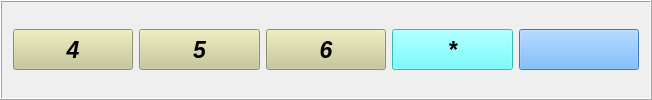
           <widget class="QFrame" name="fifthRowFrame">
            <property name="minimumSize">
             <size>
              <width>652</width>
              <height>59</height>
             </size>
            </property>
            <property name="frameShape">
             <enum>QFrame::Shape::Box</enum>
            </property>
            <property name="frameShadow">
             <enum>QFrame::Shadow::Raised</enum>
            </property>
            <layout class="QHBoxLayout" name="horizontalLayout_4">
             <item>
              <widget class="QPushButton" name="pushButton_four">
               <property name="minimumSize">
                <size>
                 <width>61</width>
                 <height>41</height>
                </size>
               </property>
               <property name="maximumSize">
                <size>
                 <width>16777215</width>
                 <height>16777215</height>
                </size>
               </property>
               <property name="font">
                <font>
                 <pointsize>17</pointsize>
                 <italic>true</italic>
                 <bold>true</bold>
                </font>
               </property>
               <property name="styleSheet">
                <string notr="true">background-color: rgb(199, 199, 148);</string>
               </property>
               <property name="text">
                <string>4</string>
               </property>
               <property name="shortcut">
                <string>4</string>
               </property>
              </widget>
             </item>
             <item>
              <widget class="QPushButton" name="pushButton_five">
               <property name="minimumSize">
                <size>
                 <width>61</width>
                 <height>41</height>
                </size>
               </property>
               <property name="maximumSize">
                <size>
                 <width>16777215</width>
                 <height>16777215</height>
                </size>
               </property>
               <property name="font">
                <font>
                 <pointsize>17</pointsize>
                 <italic>true</italic>
                 <bold>true</bold>
                </font>
               </property>
               <property name="styleSheet">
                <string notr="true">background-color: rgb(199, 199, 148);</string>
               </property>
               <property name="text">
                <string>5</string>
               </property>
               <property name="shortcut">
                <string>5</string>
               </property>
              </widget>
             </item>
             <item>
              <widget class="QPushButton" name="pushButton_six">
               <property name="minimumSize">
                <size>
                 <width>61</width>
                 <height>41</height>
                </size>
               </property>
               <property name="maximumSize">
                <size>
                 <width>16777215</width>
                 <height>16777215</height>
                </size>
               </property>
               <property name="font">
                <font>
                 <pointsize>17</pointsize>
                 <italic>true</italic>
                 <bold>true</bold>
                </font>
               </property>
               <property name="styleSheet">
                <string notr="true">background-color: rgb(199, 199, 148);</string>
               </property>
               <property name="text">
                <string>6</string>
               </property>
               <property name="shortcut">
                <string>6</string>
               </property>
              </widget>
             </item>
             <item>
              <widget class="QPushButton" name="pushButton_multiply">
               <property name="minimumSize">
                <size>
                 <width>61</width>
                 <height>41</height>
                </size>
               </property>
               <property name="maximumSize">
                <size>
                 <width>16777215</width>
                 <height>16777215</height>
                </size>
               </property>
               <property name="font">
                <font>
                 <pointsize>17</pointsize>
                 <italic>true</italic>
                 <bold>true</bold>
                </font>
               </property>
               <property name="styleSheet">
                <string notr="true">background-color: rgb(85, 255, 255);</string>
               </property>
               <property name="text">
                <string>*</string>
               </property>
               <property name="shortcut">
                <string>*</string>
               </property>
              </widget>
             </item>
             <item>
              <widget class="QPushButton" name="pushButton_root">
               <property name="minimumSize">
                <size>
                 <width>61</width>
                 <height>41</height>
                </size>
               </property>
               <property name="maximumSize">
                <size>
                 <width>16777215</width>
                 <height>16777215</height>
                </size>
               </property>
               <property name="font">
                <font>
                 <pointsize>17</pointsize>
                 <italic>true</italic>
                 <bold>true</bold>
                </font>
               </property>
               <property name="styleSheet">
                <string notr="true">background-color: rgb(85, 170, 255);</string>
               </property>
               <property name="text">
                <string/>
               </property>
              </widget>
             </item>
            </layout>
           </widget>
